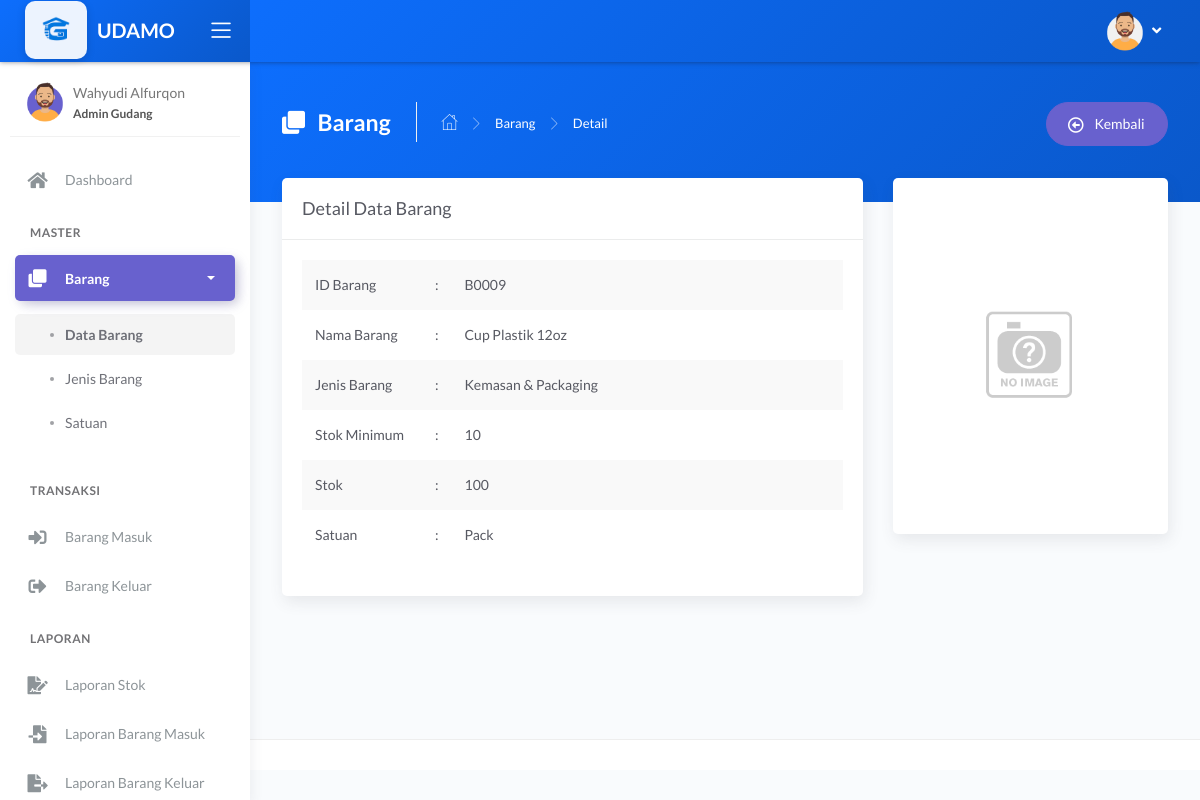
Page /main.php?module=tampil_detail_barang&id=B0009 (signed in) on the committed database.
### tables this page shows
CREATE TABLE `tbl_barang` (
  `id_barang` varchar(5) NOT NULL,
  `nama_barang` varchar(100) NOT NULL,
  `jenis` int(11) NOT NULL,
  `stok_minimum` int(11) NOT NULL,
  `stok` int(11) NOT NULL DEFAULT '0',
  `satuan` int(11) NOT NULL,
  `foto` varchar(100) DEFAULT NULL
);

CREATE TABLE `tbl_jenis` (
  `id_jenis` int(11) NOT NULL,
  `nama_jenis` varchar(50) NOT NULL
);

CREATE TABLE `tbl_satuan` (
  `id_satuan` int(11) NOT NULL,
  `nama_satuan` varchar(30) NOT NULL
);

### modules/barang/tampil_detail.php (the view)
<?php
if (basename($_SERVER['PHP_SELF']) === basename(__FILE__)) {
    header('location: 404.html');
}
else {
    if (isset($_GET['id'])) {
        $id_barang = $_GET['id'];
        $query = mysqli_query($mysqli, "SELECT a.id_barang, a.nama_barang, a.jenis, a.stok_minimum, a.stok, a.satuan, a.foto, b.nama_jenis, c.nama_satuan
                                        FROM tbl_barang as a INNER JOIN tbl_jenis as b INNER JOIN tbl_satuan as c
                                        ON a.jenis=b.id_jenis AND a.satuan=c.id_satuan
                                        WHERE a.id_barang='$id_barang'")
                                        or die('Ada kesalahan pada query tampil data : ' . mysqli_error($mysqli));
        $data = mysqli_fetch_assoc($query);
    }
?>
<div class="panel-header" style="background: linear-gradient(135deg, #0d6efd, #0a58ca);">
        <div class="page-inner py-45">
            <div class="d-flex align-items-left align-items-md-top flex-column flex-md-row">
                <div class="page-header text-white">
                    <h4 class="page-title text-white"><i class="fas fa-clone mr-2"></i> Barang</h4>
                    <ul class="breadcrumbs">
                        <li class="nav-home"><a href="?module=dashboard"><i class="flaticon-home text-white"></i></a></li>
                        <li class="separator"><i class="flaticon-right-arrow"></i></li>
                        <li class="nav-item"><a href="?module=barang" class="text-white">Barang</a></li>
                        <li class="separator"><i class="flaticon-right-arrow"></i></li>
                        <li class="nav-item"><a>Detail</a></li>
                    </ul>
                </div>
                <div class="ml-md-auto py-2 py-md-0">
                    <a href="?module=barang" class="btn btn-secondary btn-round">
                        <span class="btn-label"><i class="far fa-arrow-alt-circle-left mr-2"></i></span> Kembali
                    </a>
                </div>
            </div>
        </div>
    </div>
    <div class="page-inner mt--5">
        <div class="row">
            <div class="col-md-8">
                <div class="card">
                    <div class="card-header">
                        <div class="card-title">Detail Data Barang</div>
                    </div>
                    <div class="card-body">
                        <table class="table table-striped">
                            <tr>
                                <td width="120">ID Barang</td>
                                <td width="10">:</td>
                                <td><?php echo $data['id_barang']; ?></td>
                            </tr>
                            <tr>
                                <td>Nama Barang</td>
                                <td>:</td>
                                <td><?php echo $data['nama_barang']; ?></td>
                            </tr>
                            <tr>
                                <td>Jenis Barang</td>
                                <td>:</td>
                                <td><?php echo $data['nama_jenis']; ?></td>
                            </tr>
                            <tr>
                                <td>Stok Minimum</td>
                                <td>:</td>
                                <td><?php echo $data['stok_minimum']; ?></td>
                            </tr>
                            <tr>
                                <td>Stok</td>
                                <td>:</td>
                                <td><?php echo $data['stok']; ?></td>
                            </tr>
                            <tr>
                                <td>Satuan</td>
                                <td>:</td>
                                <td><?php echo $data['nama_satuan']; ?></td>
                            </tr>
                        </table>
                    </div>
                </div>
            </div>
            <div class="col-md-4">
                <div class="card">
                    <div class="card-body text-center">
                        <?php
                        if (is_null($data['foto'])) { ?>
                            <img style="max-height:375px" src="images/no_image.png" class="img-fluid" alt="Foto Barang">
                        <?php
                        }
                        else { ?>
                            <img style="max-height:375px" src="images/<?php echo $data['foto']; ?>" class="img-fluid" alt="Foto Barang">
                        <?php } ?>
                    </div>
                </div>
            </div>
        </div>
    </div>
<?php } ?>

### rows in the picture
tbl_barang: id_barang "B0009", nama_barang "Cup Plastik 12oz", tbl_jenis.nama_jenis "Kemasan & Packaging", stok_minimum "10", stok "100", tbl_satuan.nama_satuan "Pack"

### other values in the picture
$_SESSION['nama_user'] "Wahyudi Alfurqon"
$_SESSION['hak_akses'] "Admin Gudang"
